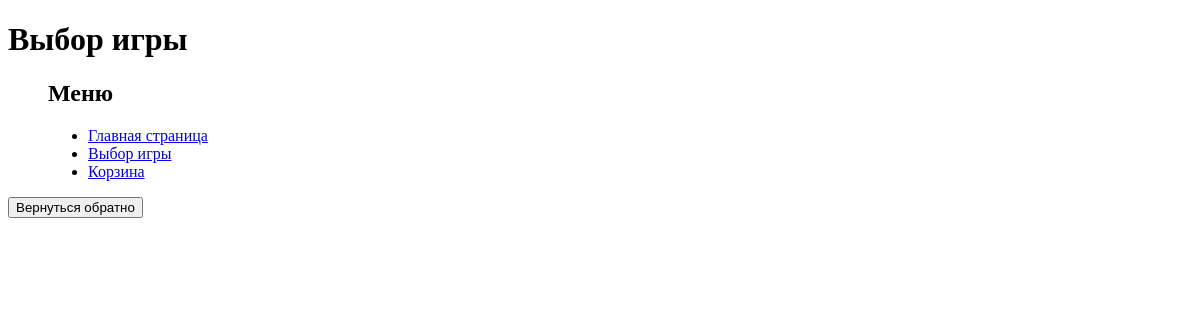
/select_game/, run on an earlier commit of the app's database.
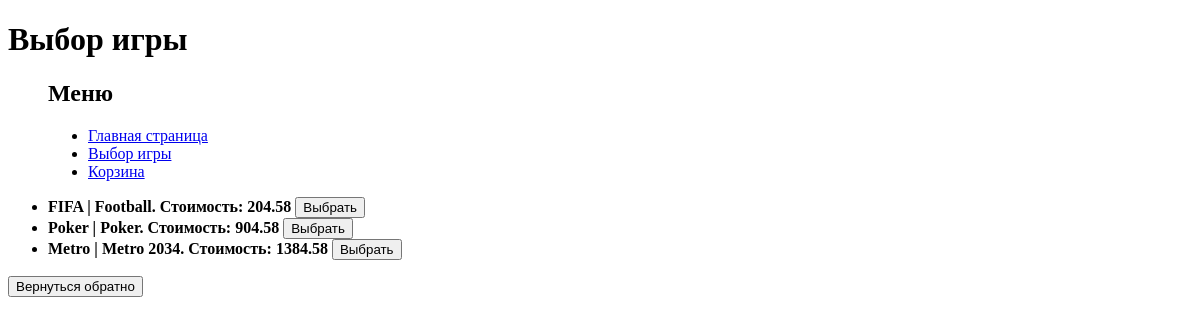
And on a later commit of the database.
### task1/models.py (models this page shows, shortened)
class Game(models.Model):
    title = models.CharField(max_length=100)
    cost = models.DecimalField(decimal_places=2, max_digits=8)
    size = models.DecimalField(decimal_places=0, max_digits=8)
    description = models.TextField()
    age_limited = models.BooleanField(db_default=False)
    buyer = models.ManyToManyField(Buyer)

### task1/views.py (the view)
# urls.py: path('select_game/', SelGame.as_view()),
class SelGame(TemplateView):
    games = Game.objects.all()
    template_name = 'select_game.html'
    extra_context = {'title': 'Выбор игры', 'list_game': games}

### templates/fourth_task/select_game.html (shortened to what this page needs)
{% extends "menu.html" %}
{% block pagename %} {{block.super}} {% endblock %}
{% block menu %} {{block.super}} {% endblock %}
{% block content %}
    <ul>
        {% for item in list_game %}
            <li> <b> {{item.title}} | {{item.description}}. Стоимость: {{item.cost}} </b><button> Выбрать</button></li>
        {% endfor %}
    </ul>
{% endblock %}
{% block foster %} {{block.super}} {% endblock %}

### templates/fourth_task/menu.html (shortened to what this page needs)
<!DOCTYPE html>
<html lang="en">
<head>
</head>
<body>
    <header>
        {% block pagename %}
            <h1>{{title}}</h1>
        {% endblock %}
    </header>
    <menu>
        {% block menu %}
            <h2>Меню</h2>
            <ul>
                <li><a href = '/'>Главная страница </a></li>
                <li><a href = '/select_game/'>Выбор игры</a></li>
                <li><a href = '/car/'>Корзина</a></li>
            </ul>
        {% endblock %}
    </menu>
    <cont>
        {% block content %}
        {% endblock %}
    </cont>
    <fost>
        {% block foster %}
            <a href = '/'><button>Вернуться обратно</button></a>
        {% endblock %}
    </fost>
</body>
</html>

What changed in the data, as far as the page shows it:
added Game: title "FIFA", description "Football", cost "204.58"
added Game: title "Poker", description "Poker", cost "904.58"
added Game: title "Metro", description "Metro 2034", cost "1384.58"
